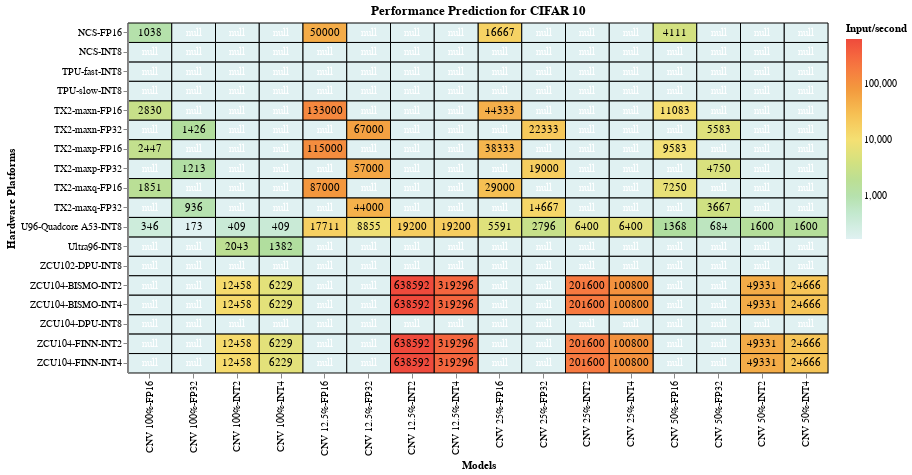

Source (notebook cell):
### Markdown cell above
Plot below shows ... Lorem ipsum ...

### Code cell
#hide_input
%run scripts/altair_plots.py  #run the heatmaps script
#load cifar10 dataset and plot it
heatmap(pd.read_csv("data/processed_csv/performance_prediction_cifar10.csv"), 'pink','Performance Prediction for CIFAR 10')

### Figure 1 — Vega-Lite specification as saved in the notebook (floating-point values rounded to 4 significant figures; data arrays with more than 128 entries replaced by an {"elided": "..."} marker saying what was removed)
{"config": {"view": {"continuousWidth": 400, "continuousHeight": 300}}, "layer": [{"mark": {"type": "rect", "invalid": null, "stroke": "black", "strokeWidth": 1}, "encoding": {"color": {"type": "quantitative", "field": "values", "scale": {"scheme": "lightmulti", "type": "log"}, "title": "Input/second"}, "tooltip": [{"type": "quantitative", "field": "values", "title": "Input/sec"}, {"type": "nominal", "field": "x", "title": "Model"}, {"type": "nominal", "field": "y", "title": "Hardware Platform"}], "x": {"type": "ordinal", "field": "x", "title": "Models"}, "y": {"type": "ordinal", "field": "y", "title": "Hardware Platforms"}}, "height": 350, "selection": {"selector005": {"type": "single", "on": "mouseover", "nearest": true}}, "title": "Performance Prediction for CIFAR 10", "width": 700}, {"mark": {"type": "text", "color": "white"}, "encoding": {"color": {"condition": {"value": "black", "test": "(datum.values > 1)"}, "value": "white"}, "text": {"type": "quantitative", "field": "values", "format": ".0f"}, "tooltip": [{"type": "quantitative", "field": "values", "format": ".0f", "title": "Input/sec"}, {"type": "nominal", "field": "x", "title": "Model"}, {"type": "nominal", "field": "y", "title": "Hardware Platform"}], "x": {"type": "ordinal", "field": "x", "title": "Models"}, "y": {"type": "ordinal", "field": "y", "title": "Hardware Platforms"}}}], "data": {"name": "data-e171d6336f8066b9f2438759011bb7aa"}, "$schema": "https://vega.github.io/schema/vega-lite/v4.0.2.json", "datasets": {"data-e171d6336f8066b9f2438759011bb7aa": {"elided": "288 records"}}}
